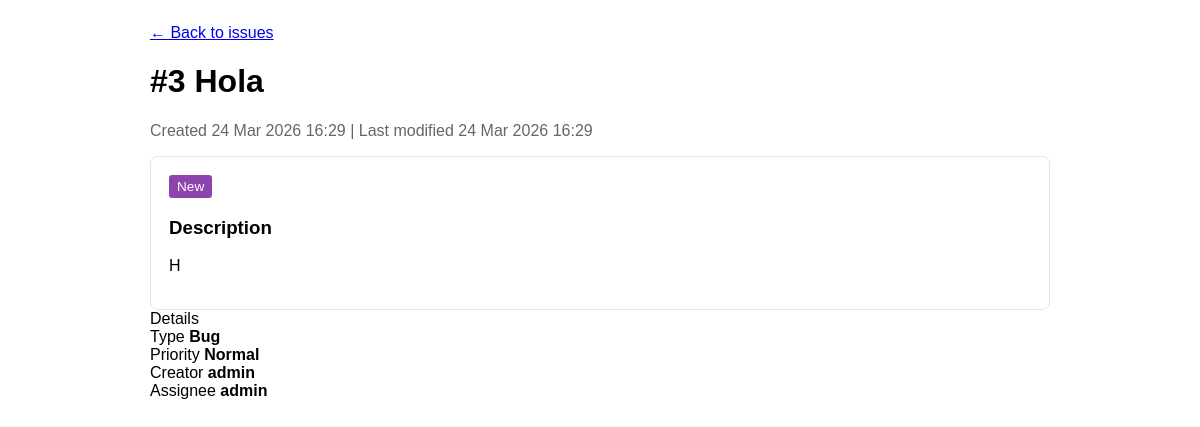
Page /issue/3/ on the earlier database version.
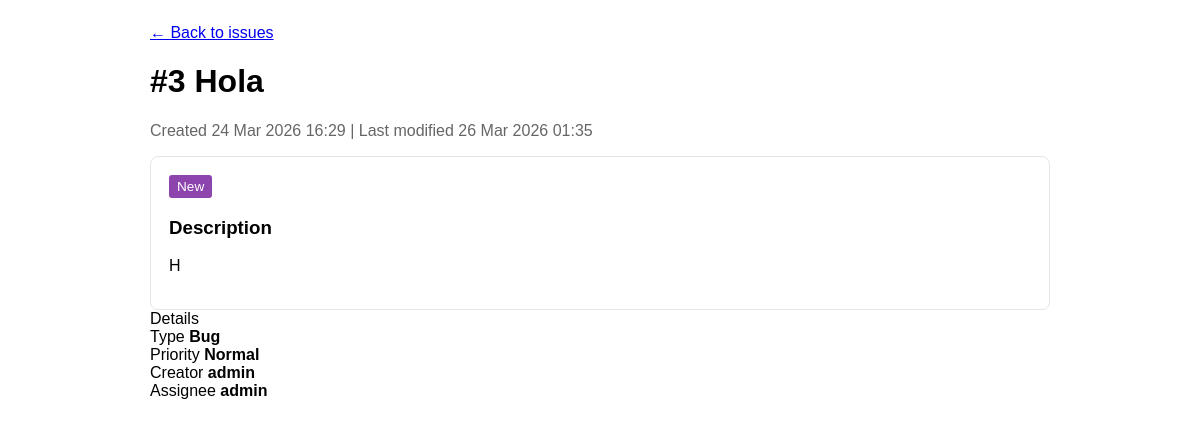
Same page on the later database version.
### issues/models.py (models this page shows, shortened)
class Issue(models.Model):
    STATUS_CHOICES = [('New', 'New'), ('In Progress', 'In Progress'), ('Ready for test', 'Ready for test'), ('Closed', 'Closed'), ('Needs Info', 'Needs Info'), ('Rejected', 'Rejected'), ('Postponed', 'Postponed')]
    PRIORITY_CHOICES = [('Low', 'Low'), ('Normal', 'Normal'), ('High', 'High')]
    TYPE_CHOICES = [('Bug', 'Bug'), ('Question', 'Question'), ('Enhancement', 'Enhancement')]
    SEVERITY_CHOICES = [('Minor', 'Minor'), ('Normal', 'Normal'), ('Important', 'Important'), ('Critical', 'Critical')]
    subject = models.CharField(max_length=200) # En Taiga és 'Subject', no 'Title'
    description = models.TextField(blank=True)
    creator = models.ForeignKey(User, on_delete=models.CASCADE, related_name='created_issues')
    assignee = models.ForeignKey(User, on_delete=models.SET_NULL, null=True, blank=True, related_name='assigned_issues')
    status = models.CharField(max_length=20, choices=STATUS_CHOICES, default='New')
    priority = models.CharField(max_length=20, choices=PRIORITY_CHOICES, default='Normal')
    issue_type = models.CharField(max_length=20, choices=TYPE_CHOICES, default='Bug')
    issue_severity = models.CharField(max_length=20, choices=SEVERITY_CHOICES, default='Normal')
    deadline = models.DateField(null=True, blank=True)
    created_at = models.DateTimeField(auto_now_add=True)
    modified_at = models.DateTimeField(auto_now=True)

### issues/views.py (the view)
# urls.py: path('issue/<int:issue_id>/', issue_detail, name='issue_detail'),
def issue_detail(request, issue_id):
    issue = get_object_or_404(Issue, id=issue_id)
    return render(request, 'issues/detail.html', {'issue': issue})

### issues/templates/issues/detail.html (shortened to what this page needs)
<div class="container">
    <div class="main">
        <a href="{% url 'issue_list' %}">&larr; Back to issues</a>
        <h1>#{{ issue.id }} {{ issue.subject }}</h1>
        <div class="meta">
            Created {{ issue.created_at|date:"d M Y H:i" }} |
            Last modified {{ issue.modified_at|date:"d M Y H:i" }}
        </div>
        <div class="card">
            <span class="badge">{{ issue.status }}</span>
            <h3>Description</h3>
            <p>{{ issue.description|linebreaksbr|default:"No description" }}</p>
        </div>
    </div>
    <div class="sidebar">
        <div class="side-card">
            <div class="side-title">Details</div>
            <div class="item">
                <span>Type</span>
                <strong>{{ issue.issue_type }}</strong>
            </div>
            <div class="item">
                <span>Priority</span>
                <strong>{{ issue.priority }}</strong>
            </div>
            <div class="item">
                <span>Creator</span>
                <strong>{{ issue.creator.username }}</strong>
            </div>
            <div class="item">
                <span>Assignee</span>
                <strong>
                    {% if issue.assignee %}
                        {{ issue.assignee.username }}
                    {% else %}
                        Unassigned
                    {% endif %}
                </strong>
            </div>
        </div>
    </div>
</div>

Differences in the rows shown:
changed Issue "Hola": modified_at "24 Mar 2026 16:29" → "26 Mar 2026 01:35"
